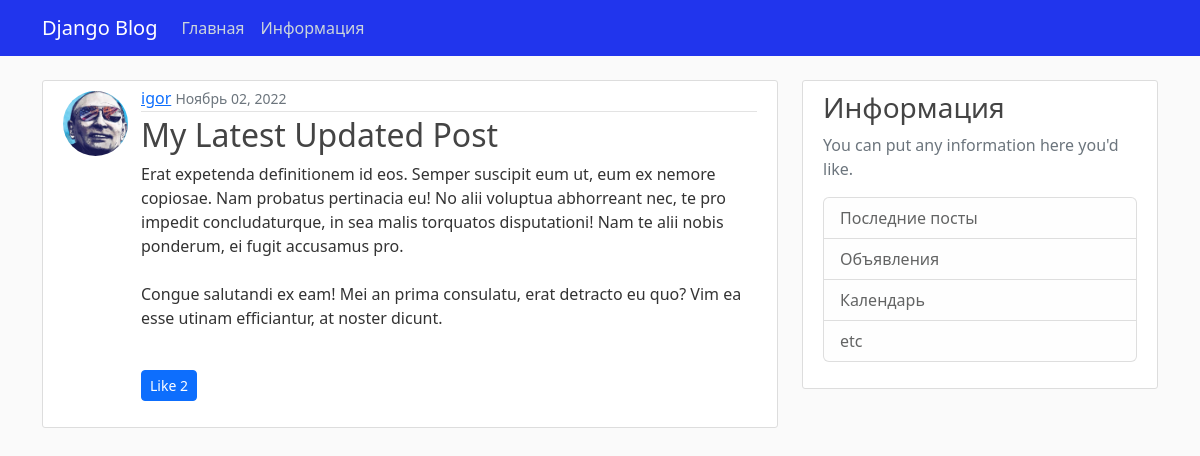
Page /post/32 on the committed database.
### my_blog/models.py (models this page shows, shortened)
class Post(models.Model):
    title = models.CharField(max_length=100, verbose_name='Заголовок')
    content = models.TextField(verbose_name='Содержание')
    data_posted = models.DateTimeField(default=timezone.now)
    author = models.ForeignKey(
        User,
        on_delete = models.CASCADE,
        related_name='my_posts'
    )
    likes = models.ManyToManyField(User, related_name='post')

### users/models.py (models this page shows, shortened)
class Profile(models.Model):
    user = models.OneToOneField(User, on_delete=models.CASCADE)
    image = models.ImageField(default='default.jpg', upload_to='profile_pics')

### my_blog/views.py (the view)
# urls.py: path('post/<int:pk>', views.PostDetailView.as_view(), name='post-detail'),
class PostDetailView(DetailView):
    model = Post

### my_blog/templates/my_blog/post_detail.html (shortened to what this page needs)
{% extends 'my_blog/base.html' %}
{% block content %}
<article class="media content-section">
    <img class="rounded-circle article-img" src="{{ object.author.profile.image.url }}" alt="">
    <div class="media-body" style="margin-left: 78px; margin-top: -70px;">
        <div class="article-metadata">
            <a class="mr-2" href="{% url 'user-posts' object.author.username %}">{{ object.author }}</a>
            <small class="text-muted">{{ object.data_posted | date:'F d, Y' }}</small>
        </div>
        <h2 class="article-title" >{{ object.title }}</h2>
        <p class="article-content">{{ object.content }}</p>
        <br>
        <form action="{% url 'like_view' post.pk %}" method="post">
            <button type="submit", name="post_id", value="{{ post.id }}", class="btn btn-primary btn-sm">
                Like
                {{ post.likes.count }}
            </button>
        </form>
    </div>
</article>
{% endblock %}

### my_blog/static/blog/css/main.css (style rules this page uses)
body { background: #fafafa; color: #333333; margin-top: 5rem; }
h1, h2, h3, h4, h5, h6 { color: #444444; }
.content-section { background: #ffffff; padding: 10px 20px; border: 1px solid #dddddd; border-radius: 3px; margin-bottom: 20px; }
.article-title { color: #444444; }
.article-content { white-space: pre-line; }
.article-img { height: 65px; width: 65px; margin-right: 16px; }
.article-metadata { padding-bottom: 1px; margin-bottom: 4px; border-bottom: 1px solid #e3e3e3 }

### rows in the picture
Post: author.profile.image (picture), author "igor", data_posted "Ноябрь 02, 2022", title "My Latest Updated Post", content "Erat expetenda definitionem id eos. Semper suscipit eum ut, eum ex nemore copiosae. Nam probatus pertinacia eu! No alii voluptua abhorreant nec, te pro impedit concludaturque, in sea malis torquatos disputationi! Nam te alii nobis ponderum, ei fugit accusamus pro. Congue salutandi ex eam! Mei an prima consulatu, erat detracto eu quo? Vim ea esse utinam efficiantur, at noster dicunt.", likes.count "2"
